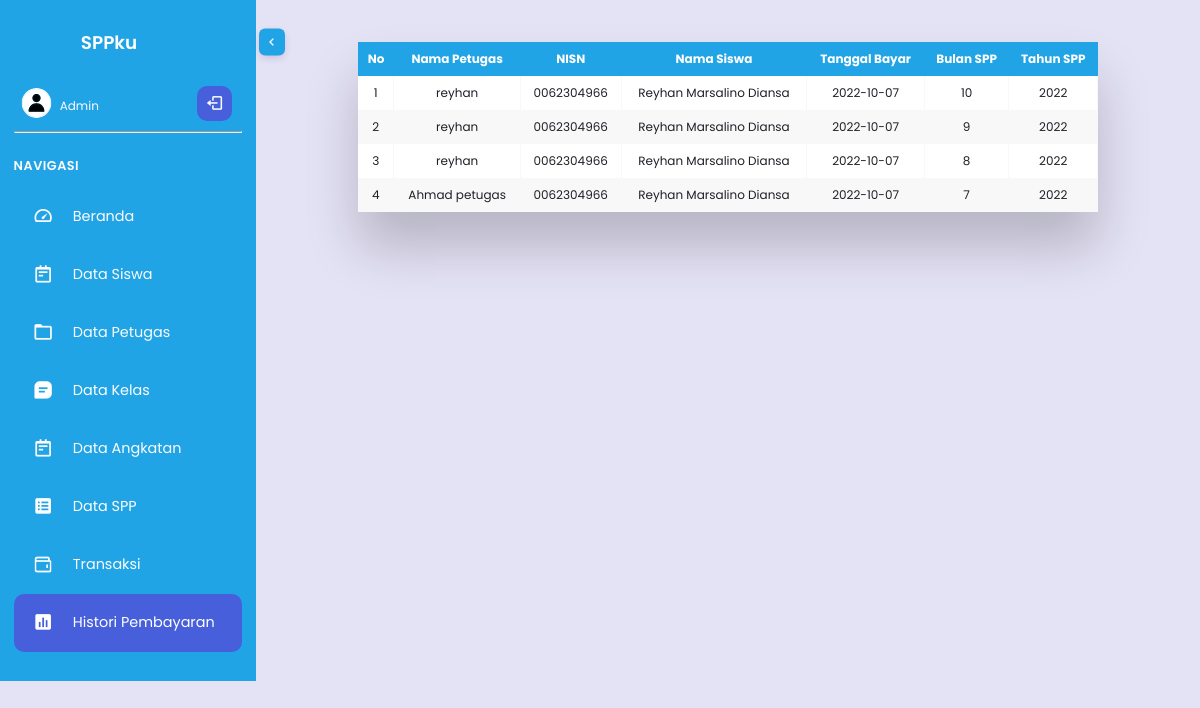
The app's page /admin/histori.php with its own data.
### tables this page shows
CREATE TABLE `pembayaran` (
  `id_pembayaran` int(11) NOT NULL,
  `id_petugas` int(11) NOT NULL,
  `NISN` char(10) NOT NULL,
  `jatuh_tempo` date NOT NULL,
  `tgl_bayar` date NOT NULL,
  `bulan_spp` int(2) NOT NULL,
  `id_spp` int(11) NOT NULL,
  `tahun_spp` int(4) NOT NULL,
  `foto_bukti` varchar(255) NOT NULL,
  `keterangan` enum('lunas','belum lunas') NOT NULL
);

CREATE TABLE `petugas` (
  `id_petugas` int(11) NOT NULL,
  `username` varchar(255) NOT NULL,
  `password` varchar(255) NOT NULL,
  `nama_petugas` varchar(255) NOT NULL,
  `level` enum('petugas','admin') NOT NULL
);

CREATE TABLE `siswa` (
  `NISN` char(10) NOT NULL,
  `NIS` char(8) NOT NULL,
  `nama` varchar(50) NOT NULL,
  `id_kelas` int(11) NOT NULL,
  `alamat` text NOT NULL,
  `no_tlp` varchar(13) NOT NULL,
  `password` varchar(255) NOT NULL,
  `id` int(11) NOT NULL,
  `foto_siswa` varchar(255) NOT NULL
);

### admin/histori.php (the view, shortened to what this page needs)
<!DOCTYPE html>
<html lang="en">
<head>
  <link rel="stylesheet" href="style.css?<?php echo time(); ?>">
  <link href='https://unpkg.com/boxicons@2.0.9/css/boxicons.min.css' rel='stylesheet'>
</head>
<body>
<nav>
    <div class="sidebar-top">
      <span class="shrink-btn">
        <i class='bx bx-chevron-left'></i>
      </span>
      <h3 class="hide">SPPku</h3>
    </div>
    <div class="sidebar-footer">
      <div class="admin-user tooltip-element" data-tooltip="1">
        <div class="admin-profile hide">
          <img src="gambar/Profile4.svg" alt="" width="30" height="30">
          <div class="admin-info">
            <h5>Admin</h5>
          </div>
        </div>
        <a href="logout.php" class="log-out">
          <i class='bx bx-log-out ' ></i>
        </a>
      </div>
      <hr>
    </div>
    <div class="sidebar-links">
    <h4 class="hide">Navigasi</h4>
      <ul>
      <li class="tooltip-element" data-tooltip="1">
          <a href="index.php" data-active="1">
            <div class="icon">
            <i class='bx bx-tachometer'></i>
            </div>
            <span class="link hide">Beranda</span>
          </a>
        </li>
        <li class="tooltip-element" data-tooltip="0" class="ac">
          <a href="datasiswa.php"  data-active="0">
            <div class="icon">
            <i class='bx bx-notepad'></i>
            </div>
            <span class="link hide">Data Siswa</span>
          </a>
        </li>
        <li class="tooltip-element" data-tooltip="0" class="ac">
          <a href="datapetugas.php"  data-active="0">
            <div class="icon">
            <i class='bx bx-folder'></i>
            </div>
            <span class="link hide">Data Petugas</span>
          </a>
        </li>
        <li class="tooltip-element" data-tooltip="0" class="ac">
          <a href="datakelas.php" class="active" data-active="0">
            <div class="icon">
              <i class='bx bxs-message-square-detail'></i>
            </div>
            <span class="link hide">Data Kelas</span>
          </a>
        </li>
        <li class="tooltip-element" data-tooltip="0" class="ac">
          <a href="dataangkatan.php"   data-active="0">
            <div class="icon">
            <i class='bx bx-notepad'></i>
            </div>
            <span class="link hide">Data Angkatan</span>
          </a>
        </li>
        <li class="tooltip-element" data-tooltip="0" class="ac">
          <a href="dataspp.php" class="active" data-active="0">
            <div class="icon">
            <i class='bx bxs-spreadsheet' style='color:#ffffff' ></i>
            </div>
            <span class="link hide">Data SPP</span>
          </a>
        </li>
        <li class="tooltip-element" data-tooltip="0">
          <a href="transaksi.php" data-active="4">
            <div class="icon">
            <img style="width:1.3rem; margin-left:19px;"/>
            </div>
            <span class="link hide">Transaksi</span>
          </a>
        </li>
        <div class="active-tab">
        <li class="tooltip-element" data-tooltip="3">
          <a href="histori.php" class="active" data-active="3">
            <div class="icon">
              <i class='bx bxs-bar-chart-square'></i>
            </div>
            <span class="link hide">Histori Pembayaran</span>
          </a>
        </li>
      </ul>
    </div>
  </nav>
  <main>
  <?php
        include "koneksi.php";
       $his=mysqli_query($conn, "select p.*,s.*, t.nama_petugas from pembayaran p join petugas t on t.id_petugas=p.id_petugas join siswa s on s.NISN=p.NISN  order by id_pembayaran desc");
       $row = mysqli_num_rows($his);
       if($row==0){
        echo "<h3 style='color:black;text-align:center;margin-top:50px;' > Belum ada data Pembayaran</h3>";
      }elseif($row >0){
?>
<div class="table-wrapper">
    <table class="fl-table">
        <thead>
        <tr>
        <th> No </th>
                            <th> Nama Petugas </th>
                            <th> NISN </th>
                            <th> Nama Siswa </th>
                            <th> Tanggal Bayar </th>
                            <th> Bulan SPP </th>
                            <th> Tahun SPP </th>
        </tr>
        </thead>
        <tbody>
        <?php
$no=0;
while($histori = mysqli_fetch_array($his)){
    $no++;
?>
                          <tr>
                            <td><?=$no?></td>
                            <td><?=$histori['nama_petugas']?></td>
                            <td><?=$histori['NISN']?></td>
                            <td><?=$histori['nama']?></td>
                            <td><?=$histori['tgl_bayar']?></td>
                            <td><?=$histori['bulan_spp']?></td>
                            <td><?=$histori['tahun_spp']?></td>
                          </tr>
                          <?php
}
                          ?>
                        </tbody>
                      </table>
</div>
<?php
      }
?>
  </main>
    </body>
    </html>

### admin/style.css (style rules this page uses)
*, *::before, *::after { padding: 0; margin: 0; box-sizing: border-box; }
:root { --main-color: #21a4e6; --main-color-dark: #475fda; --main-color-light: #5872f5; --text-color: #fcfcfd; }
body { font-family: "Poppins", sans-serif; overflow-x: hidden; background-color: #e4e2f5; min-height: 100vh; display: flex; position: relative; }
a { text-decoration: none; }
ul { list-style: none; }
nav { position: sticky; top: 0; left: 0; height: 100%; background-color: var(--main-color); width: 16rem; padding: 1.8rem 0.85rem; color: #fff; display: flex; flex-direction: column; transition: width 0.5s ease-in-out; }
nav::before { content: ""; position: absolute; width: 2rem; height: 100%; top: 0; left: 100%; }
main { flex: 1; padding: 2rem; color: #1f2027; display: flex; flex-direction: column; }
.sidebar-top { position: relative; display: flex; align-items: center; }
.sidebar-top h3 { padding-left: 0.5rem; font-weight: 600; font-size: 1.15rem; }
.shrink-btn { position: absolute; top: 50%; height: 27px; padding: 0 0.3rem; background-color: var(--main-color); border-radius: 6px; cursor: pointer; box-shadow: 0 3px 10px -3px rgba(70, 46, 118, 0.3); right: -2.65rem; transform: translateY(-50%) translateX(-8px); opacity: 0; pointer-events: none; transition: 0.3s; }
.shrink-btn i { line-height: 27px; transition: 0.3s; }
.sidebar-links ul { position: relative; margin-top: 0; }
.sidebar-links li { position: relative; padding: 2.5px 0; }
.sidebar-links a { color: var(--text-color); font-weight: 400; font-size: 0.9rem; display: flex; align-items: center; height: 53px; }
.icon { font-size: 1.3rem; text-align: center; min-width: 3.7rem; display: grid; grid-template-columns: 1fr; grid-template-rows: 1fr; }
.icon i { grid-column: 1 / 2; grid-row: 1 / 2; transition: 0.3s; }
.icon img { grid-column: 1 / 2; grid-row: 1 / 2; transition: 0.3s; }
.icon i:last-child { opacity: 0; color: #fff; }
.sidebar-links a.active, .sidebar-links a:hover { color: #fff; }
.sidebar-links a .link { transition: opacity 0.3s 0.2s, color 0.3s; }
.sidebar-links a.active i:last-child { opacity: 1; }
.active-tab { width: 100%; background-color: var(--main-color-dark); border-radius: 10px; transition: top 0.3s; }
.sidebar-links h4 { position: relative; font-size: 0.8rem; text-transform: uppercase; font-weight: 600; padding: 0 ; color: var(--text-color); letter-spacing: 0.5px; height: 45px; line-height: 45px; transition: opacity 0.3s 0.2s, height 0.5s 0s; }
.sidebar-footer { position: relative; margin-top: 0; margin-left: 0; }
.sidebar-footer hr { margin-top: 10px; color: #fff; height: 2px; margin-bottom: 10px; }
.admin-user { display: flex; align-items: center; margin-left: 0; margin-top: 30px; }
.admin-profile { white-space: nowrap; max-width: 100%; transition: opacity 0.3s 0.2s, max-width 0.7s 0s ease-in-out; display: flex; align-items: center; flex: 1; overflow: hidden; margin-right: 10px; }
.admin-user img { width: 2.9rem; border-radius: 50%; margin: 0 0.4rem; }
.admin-info { width: 100%; }
.admin-info h5 { font-weight: 400; font-size: 0.75rem; color: var(--text-color); margin-top: 0.3rem; line-height: 1; }
.log-out { display: flex; height: 35px; width: 35px; background-color: var(--main-color-dark); color: var(--text-color); align-items: center; justify-content: center; font-size: 1.15rem; border-radius: 10px; margin: 0 0.65rem; transition: color 0.3s; }
.hide { transition: opacity 0.3s 0.2s; }
.table-wrapper { margin: 10px 70px 70px; box-shadow: 0px 35px 50px rgba( 0, 0, 0, 0.2 ); }
.fl-table { border-radius: 5px; font-size: 12px; font-weight: normal; border: none; border-collapse: collapse; width: 100%; white-space: nowrap; background-color: white; }
.fl-table td, .fl-table th { text-align: center; padding: 8px; }
.fl-table td { border-right: 1px solid #f8f8f8; font-size: 12px; }
.fl-table thead th { color: #ffffff; background: var(--main-color); }
.fl-table thead th:nth-child(odd) { color: #ffffff; background: var(--main-color); }
.fl-table tr:nth-child(even) { background: #F8F8F8; }

### records on screen
pembayaran: id_petugas.nama_petugas "reyhan", siswa.NISN "0062304966", siswa.nama "Reyhan Marsalino Diansa", tgl_bayar "2022-10-07", bulan_spp "10", tahun_spp "2022"
pembayaran: id_petugas.nama_petugas "reyhan", siswa.NISN "0062304966", siswa.nama "Reyhan Marsalino Diansa", tgl_bayar "2022-10-07", bulan_spp "9", tahun_spp "2022"
pembayaran: id_petugas.nama_petugas "reyhan", siswa.NISN "0062304966", siswa.nama "Reyhan Marsalino Diansa", tgl_bayar "2022-10-07", bulan_spp "8", tahun_spp "2022"
pembayaran: id_petugas.nama_petugas "Ahmad petugas", siswa.NISN "0062304966", siswa.nama "Reyhan Marsalino Diansa", tgl_bayar "2022-10-07", bulan_spp "7", tahun_spp "2022"
